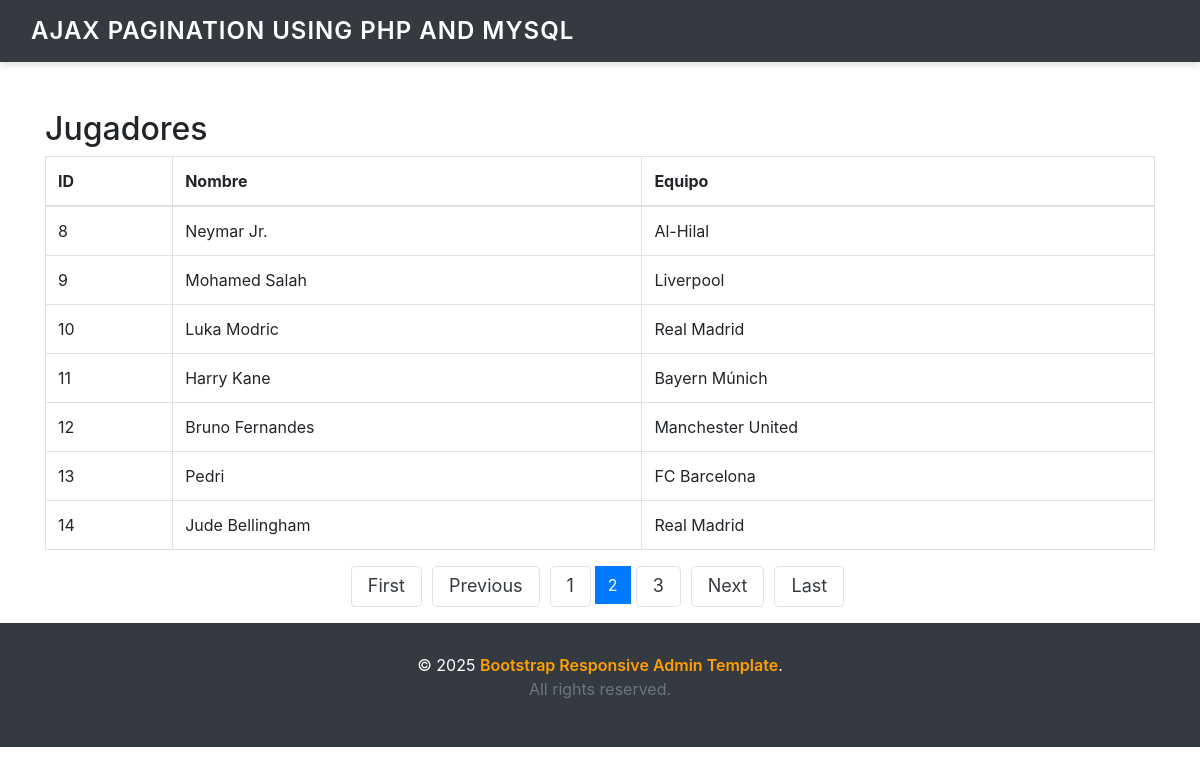
The app's page /index.php?page=2 with its own data.
### tables this page shows
CREATE TABLE `jugadores` (
                             `id` INT(11) NOT NULL AUTO_INCREMENT,
                             `nombre` VARCHAR(255) NOT NULL,
                             `equipo` VARCHAR(255) NOT NULL,
                             PRIMARY KEY (`id`)
);

### index.php (the view, shortened to what this page needs)
<?php
include_once("header.php");
include_once("config.php");
$records_per_page = 7;
$page = isset($_GET['page']) ? (int)$_GET['page'] : 1;
$page = $page < 1 ? 1 : $page;
$start_from = ($page - 1) * $records_per_page;
$sql = "SELECT * FROM jugadores LIMIT :start_from, :records_per_page";
$stmt = $conn->prepare($sql);
$stmt->bindValue(':start_from', $start_from, PDO::PARAM_INT);
$stmt->bindValue(':records_per_page', $records_per_page, PDO::PARAM_INT);
$stmt->execute();
$result = $stmt->fetchAll(PDO::FETCH_ASSOC);
$sql = "SELECT COUNT(id) FROM jugadores";
$stmt = $conn->prepare($sql);
$stmt->execute();
$total_records = $stmt->fetchColumn();
$total_pages = ceil($total_records / $records_per_page);
?>
<!DOCTYPE html>
<html lang="en">
<head>
    <link rel="stylesheet" href="https://maxcdn.bootstrapcdn.com/bootstrap/4.5.2/css/bootstrap.min.css">
</head>
<body>
<div class="container">
    <h2 class="mt-5">Jugadores</h2>
    <table class="table table-bordered">
        <thead>
        <tr>
            <th>ID</th>
            <th>Nombre</th>
            <th>Equipo</th>
        </tr>
        </thead>
        <tbody>
        <?php
        if (!empty($result)) {
            foreach ($result as $row) {
                echo "<tr>";
                echo "<td>" . htmlentities($row["id"]) . "</td>";
                echo "<td>" . htmlentities($row["nombre"]) . "</td>";
                echo "<td>" . htmlentities($row["equipo"]) . "</td>";
                echo "</tr>";
            }
        } else {
            echo "<tr><td colspan='3'>0 resultados</td></tr>";
        }
        ?>
        </tbody>
    </table>
    <nav>
        <ul class="pagination justify-content-center">
            <?php if ($page > 1): ?>
                <li class="page-item">
                    <a class="page-link" href="index.php?page=<?php echo 1; ?>">First</a>
                </li>
                <li class="page-item">
                    <a class="page-link" href="index.php?page=<?php echo $page - 1; ?>">Previous</a>
                </li>
            <?php else: ?>
                <li class="page-item disabled"><span class="page-link">First</span></li>
                <li class="page-item disabled"><span class="page-link">Previous</span></li>
            <?php endif; ?>
            <?php
            $adjacents = 2;
            if ($total_pages <= (1 + ($adjacents * 2))) {
                for ($i = 1; $i <= $total_pages; $i++) {
                    if ($i == $page) {
                        echo "<li class='page-item active'><span class='page-link'>$i</span></li>";
                    } else {
                        echo "<li class='page-item'><a class='page-link' href='index.php?page=$i'>$i</a></li>";
                    }
                }
            }
            ?>
            <?php if ($page < $total_pages): ?>
                <li class="page-item">
                    <a class="page-link" href="index.php?page=<?php echo $page + 1; ?>">Next</a>
                </li>
                <li class="page-item">
                    <a class="page-link" href="index.php?page=<?php echo $total_pages; ?>">Last</a>
                </li>
            <?php else: ?>
                <li class="page-item disabled"><span class="page-link">Next</span></li>
                <li class="page-item disabled"><span class="page-link">Last</span></li>
            <?php endif; ?>
        </ul>
    </nav>
</div>
</body>
</html>
<?php include_once("footer.php"); ?>

### header.php (style rules this page uses)
body { font-family: 'Open Sans', sans-serif; background-color: #f8f9fa; margin-top: 60px; }
.pagination .page-item a { color: #343a40; font-size: 18px; padding: 8px 16px; border-radius: 5px; margin: 0 5px; transition: background-color 0.3s; }

### records on screen
jugadores: id "8", nombre "Neymar Jr.", equipo "Al-Hilal"
jugadores: id "9", nombre "Mohamed Salah", equipo "Liverpool"
jugadores: id "10", nombre "Luka Modric", equipo "Real Madrid"
jugadores: id "11", nombre "Harry Kane", equipo "Bayern Múnich"
jugadores: id "12", nombre "Bruno Fernandes", equipo "Manchester United"
jugadores: id "13", nombre "Pedri", equipo "FC Barcelona"
jugadores: id "14", nombre "Jude Bellingham", equipo "Real Madrid"
